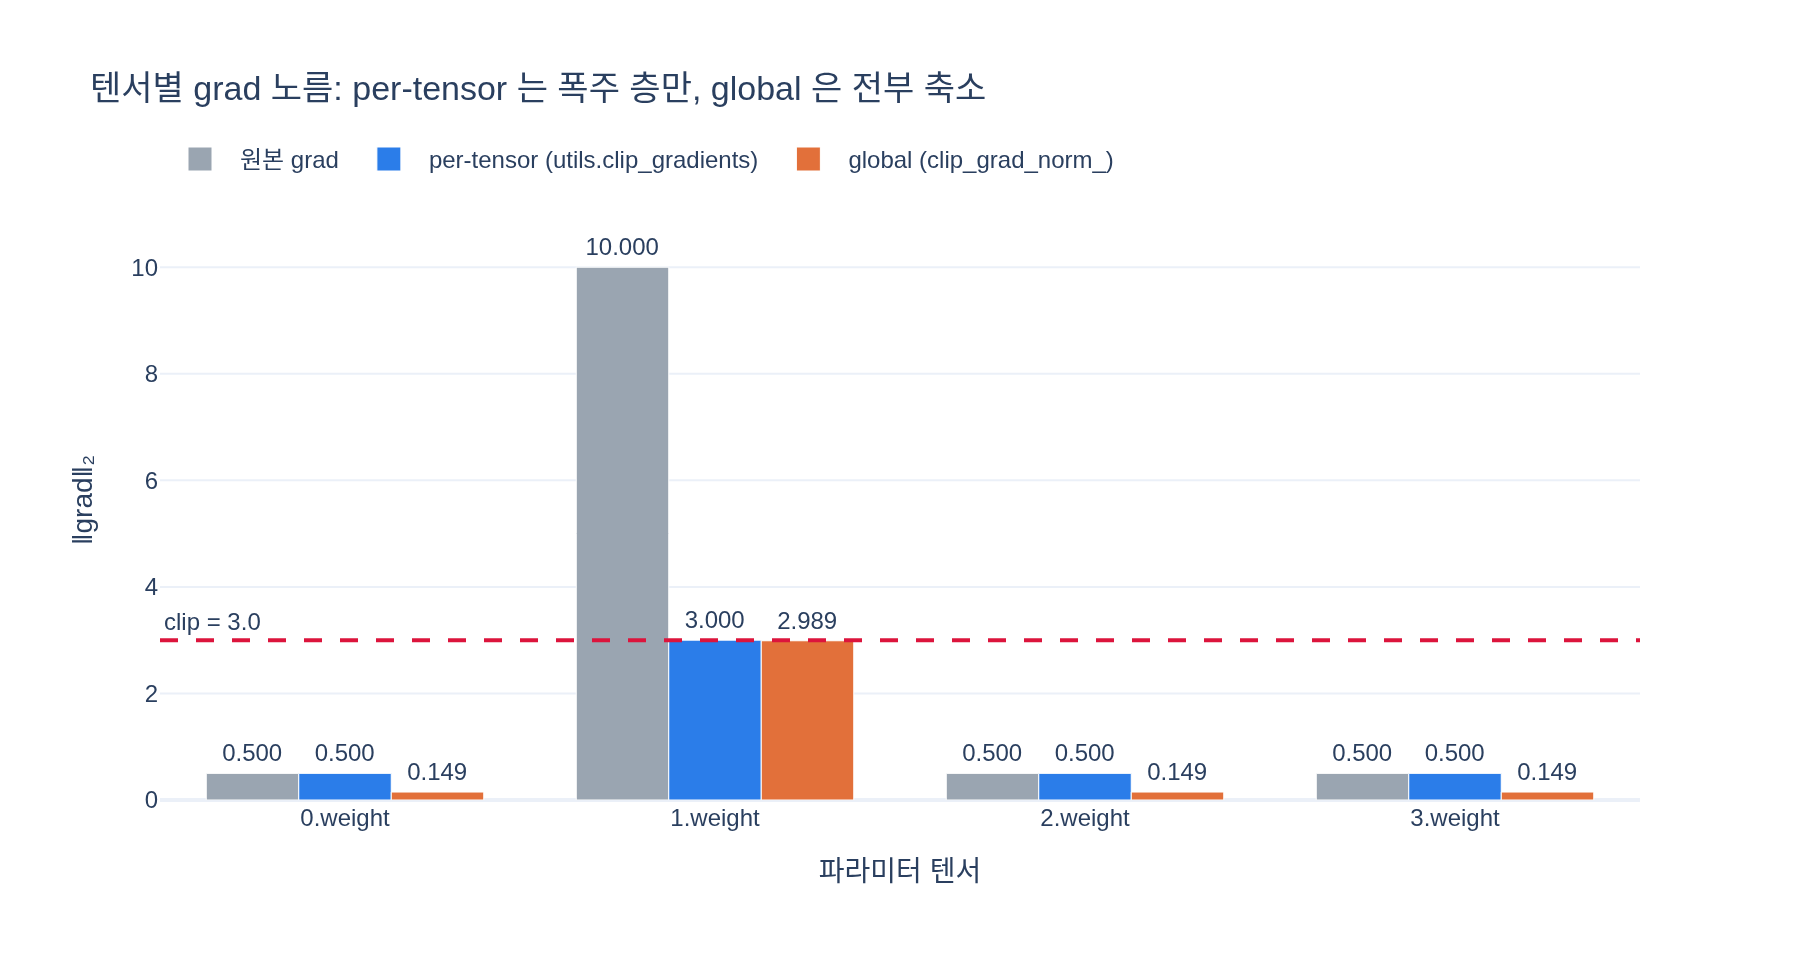

Write the Python code that produced this figure.
# %% [markdown]
# # `utils.clip_gradients` (per-tensor) vs `clip_grad_norm_` (global)
#
# DINO 의 `utils.clip_gradients` 는 이름만 보면 `torch.nn.utils.clip_grad_norm_` 과
# 같아 보이지만 **클리핑 단위가 다르다**.
#
# - global (`clip_grad_norm_`): 모든 파라미터 grad 를 **하나의 벡터**로 이어붙여 노름을 재고,
#   **단 하나의 계수**를 전부에 곱한다 → 방향 보존.
#   $$ g \leftarrow g \cdot \min\!\left(1, \frac{c}{\lVert g \rVert_{\text{all}}}\right) $$
# - per-tensor (`utils.clip_gradients`): **텐서마다** 노름을 재고 **텐서마다 다른 계수**를 곱한다
#   → 텐서 간 상대 크기가 바뀌므로 전체 gradient 방향이 회전한다.
#   $$ g_p \leftarrow g_p \cdot \min\!\left(1, \frac{c}{\lVert g_p \rVert_2 + \varepsilon}\right)
#      \quad \text{for each } p $$
#
# 필요 패키지: torch(2.4), plotly(6.9), kaleido
# 참고: 실제 DINO 구현을 import 해서 쓴다 (`/home/sungwoo/projects/swcho/dino/utils.py`).

# %%
import os
import sys
import copy

import torch
import torch.nn as nn
import plotly.graph_objects as go

sys.path.insert(0, "/home/sungwoo/projects/swcho/dino")
import utils  # DINO 의 utils.clip_gradients

torch.manual_seed(0)

HERE = os.path.dirname(os.path.abspath(__file__)) if "__file__" in globals() else os.getcwd()


def _show(fig):
    try:
        from IPython import get_ipython
        if get_ipython() is not None:  # VSCode 셀/Jupyter에서만 렌더링
            fig.show()
    except ImportError:
        pass


print(torch.__version__)
# 출력: 2.4.0+cu121

# %% [markdown]
# ## 1. 실제 구현 확인
#
# ```python
# def clip_gradients(model, clip):
#     norms = []
#     for name, p in model.named_parameters():
#         if p.grad is not None:
#             param_norm = p.grad.data.norm(2)     # ← 텐서 하나의 노름
#             norms.append(param_norm.item())      # ← GPU 동기화 1회
#             clip_coef = clip / (param_norm + 1e-6)
#             if clip_coef < 1:                    # ← 작을 때는 건드리지 않음
#                 p.grad.data.mul_(clip_coef)
#     return norms                                 # ← 클리핑 "전" 노름 리스트
# ```

# %%
import inspect
print(inspect.getsource(utils.clip_gradients))
# 출력:
# def clip_gradients(model, clip):
#     norms = []
#     for name, p in model.named_parameters():
#         if p.grad is not None:
#             param_norm = p.grad.data.norm(2)
#             norms.append(param_norm.item())
#             clip_coef = clip / (param_norm + 1e-6)
#             if clip_coef < 1:
#                 p.grad.data.mul_(clip_coef)
#     return norms

# %% [markdown]
# ## 2. 장난감 모델 + 가짜 gradient 심기
#
# 4층 `nn.Sequential`. **2번째 층만 노름 10.0**, 나머지는 0.5 로 맞춘다.
# 클리핑 임계값은 DINO 기본값 `--clip_grad 3.0`.

# %%
CLIP = 3.0
TARGET_NORMS = [0.5, 10.0, 0.5, 0.5]   # 층 1 만 "폭주"

model = nn.Sequential(
    nn.Linear(8, 8, bias=False),
    nn.Linear(8, 8, bias=False),
    nn.Linear(8, 8, bias=False),
    nn.Linear(8, 8, bias=False),
)
names = [n for n, _ in model.named_parameters()]

with torch.no_grad():
    for (n, p), target in zip(model.named_parameters(), TARGET_NORMS):
        g = torch.randn_like(p)
        p.grad = g / g.norm(2) * target      # 노름을 정확히 target 으로

orig_grads = {n: p.grad.detach().clone() for n, p in model.named_parameters()}
orig_norms = [orig_grads[n].norm(2).item() for n in names]
print(dict(zip(names, [round(v, 4) for v in orig_norms])))
# 출력: {'0.weight': 0.5, '1.weight': 10.0, '2.weight': 0.5, '3.weight': 0.5}

# %% [markdown]
# ## 3. per-tensor 클리핑 (`utils.clip_gradients`)

# %%
returned = utils.clip_gradients(model, CLIP)
per_tensor_norms = [p.grad.norm(2).item() for p in model.parameters()]

print("반환값(클리핑 전 노름) :", [round(v, 4) for v in returned])
print("클리핑 후 노름          :", [round(v, 4) for v in per_tensor_norms])
print("반환값 == 클리핑 전 노름? ",
      all(abs(a - b) < 1e-5 for a, b in zip(returned, orig_norms)))
# 출력: 반환값(클리핑 전 노름) : [0.5, 10.0, 0.5, 0.5]
# 출력: 클리핑 후 노름          : [0.5, 3.0, 0.5, 0.5]
# 출력: 반환값 == 클리핑 전 노름?  True

# %% [markdown]
# 폭주한 층 1 만 정확히 $3.0$ 으로 잘렸고, **나머지 세 층은 손도 대지 않았다**
# (`clip_coef < 1` 조건 덕분). 반환된 리스트는 **클리핑 전** 노름이라 로깅/진단용이다.
#
# > 참고: `main_dino.py` 는 `param_norms = utils.clip_gradients(...)` 로 받아만 두고
# > 실제로는 아무 데도 쓰지 않는다(죽은 변수). 직접 학습 모니터링에 붙이면 유용하다.

# %% [markdown]
# ## 4. 같은 gradient 에 global 클리핑 (`clip_grad_norm_`)

# %%
model_g = copy.deepcopy(model)
with torch.no_grad():
    for n, p in model_g.named_parameters():
        p.grad = orig_grads[n].clone()       # 원본 grad 복원

total_norm = torch.nn.utils.clip_grad_norm_(model_g.parameters(), CLIP)
global_norms = [p.grad.norm(2).item() for p in model_g.parameters()]

expected_total = sum(v ** 2 for v in orig_norms) ** 0.5
print(f"글로벌 노름 = {total_norm.item():.4f}  (= sqrt(sum of squares) = {expected_total:.4f})")
print(f"공통 계수 c/||g|| = {CLIP / total_norm.item():.4f}")
print("클리핑 후 노름 :", [round(v, 4) for v in global_norms])
print(f"클리핑 후 글로벌 노름 = {sum(v ** 2 for v in global_norms) ** 0.5:.4f}")
# 출력: 글로벌 노름 = 10.0374  (= sqrt(sum of squares) = 10.0374)
# 출력: 공통 계수 c/||g|| = 0.2989
# 출력: 클리핑 후 노름 : [0.1494, 2.9888, 0.1494, 0.1494]
# 출력: 클리핑 후 글로벌 노름 = 3.0000

# %% [markdown]
# ### 표로 비교

# %%
print(f"{'tensor':<10}{'원본':>10}{'per-tensor':>13}{'global':>10}")
for n, a, b, c in zip(names, orig_norms, per_tensor_norms, global_norms):
    print(f"{n:<10}{a:>10.4f}{b:>13.4f}{c:>10.4f}")
print(f"{'전체노름':<10}{expected_total:>10.4f}"
      f"{sum(v ** 2 for v in per_tensor_norms) ** 0.5:>13.4f}"
      f"{sum(v ** 2 for v in global_norms) ** 0.5:>10.4f}")
# 출력: tensor            원본   per-tensor    global
# 출력: 0.weight      0.5000       0.5000    0.1494
# 출력: 1.weight     10.0000       3.0000    2.9888
# 출력: 2.weight      0.5000       0.5000    0.1494
# 출력: 3.weight      0.5000       0.5000    0.1494
# 출력: 전체노름         10.0374       3.1225    3.0000

# %% [markdown]
# **핵심 차이**: global 은 멀쩡했던 층들의 grad 까지 $0.5 \to 0.149$ 로 **1/3 이하로 억눌렀다**.
# 한 층의 폭주가 다른 모든 층의 학습률을 사실상 깎아버린 셈이다.
# per-tensor 는 폭주한 층만 손보고 나머지는 그대로 둔다.
# 대신 전체 노름은 $3.1225$ 로 임계값 $3.0$ 을 **초과**한다 —
# per-tensor 는 글로벌 노름을 보장하지 않는다.

# %% [markdown]
# ## 5. gradient 방향은 얼마나 바뀌나 (코사인 유사도)
#
# 모든 grad 를 한 벡터로 이어붙여 원본과의 코사인 유사도를 잰다.
# - global: 스칼라 배이므로 정확히 $1.0$ (방향 보존)
# - per-tensor: 텐서별로 다른 계수 → $<1$ (방향 회전)

# %%
def flat(grads):
    return torch.cat([g.reshape(-1) for g in grads])


v_orig = flat([orig_grads[n] for n in names])
v_pt = flat([p.grad for p in model.parameters()])
v_gl = flat([p.grad for p in model_g.parameters()])

cos = nn.functional.cosine_similarity
print(f"cos(원본, per-tensor) = {cos(v_orig, v_pt, dim=0).item():.6f}")
print(f"cos(원본, global)     = {cos(v_orig, v_gl, dim=0).item():.6f}")
# 출력: cos(원본, per-tensor) = 0.981116
# 출력: cos(원본, global)     = 1.000000

# %% [markdown]
# ## 6. `clip_coef < 1` 과 `+ 1e-6` 의 역할
#
# - `+ 1e-6`: grad 가 정확히 0 인 텐서에서 $c/0 = \infty$ (또는 NaN) 을 막는 안정화 항.
# - `if clip_coef < 1`: 계수가 1 이상이면 **곱하지 않는다** — 작은 grad 를 *키우지* 않는다.
#   (계수를 무조건 곱하면 노름이 작은 텐서가 $3.0$ 으로 부풀려진다.)

# %%
tiny = nn.Linear(4, 4, bias=False)
tiny.weight.grad = torch.zeros_like(tiny.weight)       # grad 가 전부 0
n0 = utils.clip_gradients(tiny, CLIP)
print("zero-grad 텐서: 반환 노름 =", n0,
      "| 클리핑 후 =", tiny.weight.grad.norm(2).item(),
      "| finite? ", torch.isfinite(tiny.weight.grad).all().item())
print("clip_coef =", CLIP / (0.0 + 1e-6), "→ 1 이상이므로 곱하지 않음")
# 출력: zero-grad 텐서: 반환 노름 = [0.0] | 클리핑 후 = 0.0 | finite?  True
# 출력: clip_coef = 3000000.0 → 1 이상이므로 곱하지 않음

# %% [markdown]
# ## 7. 숨은 비용: `.item()` 호출 = GPU 동기화 횟수
#
# `norms.append(param_norm.item())` 은 텐서마다 `.item()` 을 부른다.
# `.item()` 은 GPU→CPU 전송이라 **매번 동기화(sync)** 가 걸린다.
# 파라미터 텐서가 $N$ 개면 iteration 당 $N$ 번.
# 반면 `clip_grad_norm_` 은 `foreach` 커널로 노름을 모아 계산하고 동기화는 사실상 없다.

# %%
import vision_transformer as vits

vit = vits.vit_small(patch_size=16)
dino_student = nn.Sequential(vit, vits.DINOHead(vit.embed_dim, 65536))
n_backbone = len(list(vit.named_parameters()))
n_full = len(list(dino_student.named_parameters()))
print(f"ViT-S/16 backbone 파라미터 텐서 : {n_backbone}개")
print(f"+ DINOHead 포함 student 전체    : {n_full}개")
print(f"→ clip_gradients 는 iteration 당 .item() 을 최대 {n_full}회 = GPU sync {n_full}회")
print("→ clip_grad_norm_ 은 sync 0~1회")
# 출력: ViT-S/16 backbone 파라미터 텐서 : 150개
# 출력: + DINOHead 포함 student 전체    : 158개
# 출력: → clip_gradients 는 iteration 당 .item() 을 최대 158회 = GPU sync 158회
# 출력: → clip_grad_norm_ 은 sync 0~1회

# %% [markdown]
# ## 8. `--clip_grad 3.0` 의 의미가 다르다
#
# per-tensor 기준 $3.0$ 은 "**각 텐서**가 최대 3.0" 이라는 뜻이다.
# 텐서 158 개가 모두 임계값에 걸려 있으면 글로벌 노름은
# $\sqrt{158}\times 3.0 \approx 37.7$ 까지 커질 수 있다.
# 즉 `clip_grad_norm_(..., 3.0)` 과 같은 강도가 **전혀 아니다**.

# %%
import math
print(f"per-tensor 3.0 × {n_full}개 텐서 → 글로벌 노름 상한 ≈ {math.sqrt(n_full) * CLIP:.1f}")
print(f"이번 장난감 예제: per-tensor 후 글로벌 노름 = "
      f"{sum(v ** 2 for v in per_tensor_norms) ** 0.5:.4f} (> {CLIP})")
# 출력: per-tensor 3.0 × 158개 텐서 → 글로벌 노름 상한 ≈ 37.7
# 출력: 이번 장난감 예제: per-tensor 후 글로벌 노름 = 3.1225 (> 3.0)

# %% [markdown]
# ## 9. 시각화 — 텐서별 노름 비교

# %%
fig = go.Figure()
fig.add_trace(go.Bar(name="원본 grad", x=names, y=orig_norms,
                     marker_color="#9aa5b1",
                     text=[f"{v:.3f}" for v in orig_norms], textposition="outside"))
fig.add_trace(go.Bar(name="per-tensor (utils.clip_gradients)", x=names, y=per_tensor_norms,
                     marker_color="#2b7de9",
                     text=[f"{v:.3f}" for v in per_tensor_norms], textposition="outside"))
fig.add_trace(go.Bar(name="global (clip_grad_norm_)", x=names, y=global_norms,
                     marker_color="#e2703a",
                     text=[f"{v:.3f}" for v in global_norms], textposition="outside"))
fig.add_hline(y=CLIP, line_dash="dash", line_color="crimson",
              annotation_text="clip = 3.0", annotation_position="top left")
fig.update_layout(
    title="텐서별 grad 노름: per-tensor 는 폭주 층만, global 은 전부 축소",
    barmode="group", template="plotly_white",
    yaxis_title="‖grad‖₂", xaxis_title="파라미터 텐서",
    legend=dict(orientation="h", yanchor="bottom", y=1.02, x=0),
    width=900, height=480, bargap=0.25,
)
_show(fig)

png_path = os.path.join(HERE, "expy.png")
fig.write_image(png_path, scale=2)
print("saved:", png_path)
# 출력: saved: /home/sungwoo/projects/swcho/dino/fm/training/.fm/hints/ab51f801-3bf0-4b39-808d-94db1ae1a964/expy.png

# %% [markdown]
# ## 10. 호출 위치 (`main_dino.py` train_one_epoch)
#
# ```
# loss.backward()                 (AMP: fp16_scaler.scale(loss).backward())
#   └─ [AMP만] fp16_scaler.unscale_(optimizer)   ← 반드시 clip 전에
#        └─ utils.clip_gradients(student, args.clip_grad)   # per-tensor
#             └─ utils.cancel_gradients_last_layer(epoch, student, freeze_last_layer)
#                  └─ optimizer.step()  (AMP: fp16_scaler.step / update)
#                       └─ EMA teacher 갱신
# ```
#
# AMP 에서 `unscale_` 을 먼저 하는 이유: `scale(loss).backward()` 직후의 grad 는
# $2^{k}$ 배로 부풀려진 상태라, 그대로 클리핑하면 임계값 $3.0$ 이 스케일 배수만큼
# 잘못된 기준이 된다. 반드시 원래 스케일로 되돌린 뒤 클리핑해야 한다.

# %%
print("요약")
print(" per-tensor : 텐서마다 계수 → 층 간 상대 크기 변함 → 방향 회전(cos<1),"
      " 한 층 폭주가 다른 층을 억누르지 않음, sync N회, 글로벌 노름 보장 없음")
print(" global     : 계수 하나 → 방향 보존(cos=1), 폭주 층이 전체를 축소, sync 없음,"
      " 글로벌 노름 정확히 보장")
# 출력: 요약
# 출력:  per-tensor : 텐서마다 계수 → 층 간 상대 크기 변함 → 방향 회전(cos<1), 한 층 폭주가 다른 층을 억누르지 않음, sync N회, 글로벌 노름 보장 없음
# 출력:  global     : 계수 하나 → 방향 보존(cos=1), 폭주 층이 전체를 축소, sync 없음, 글로벌 노름 정확히 보장
